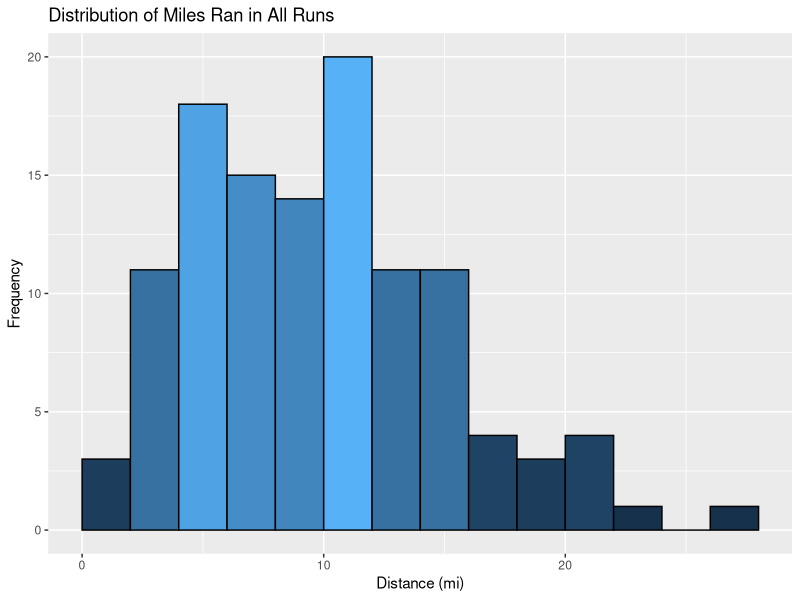
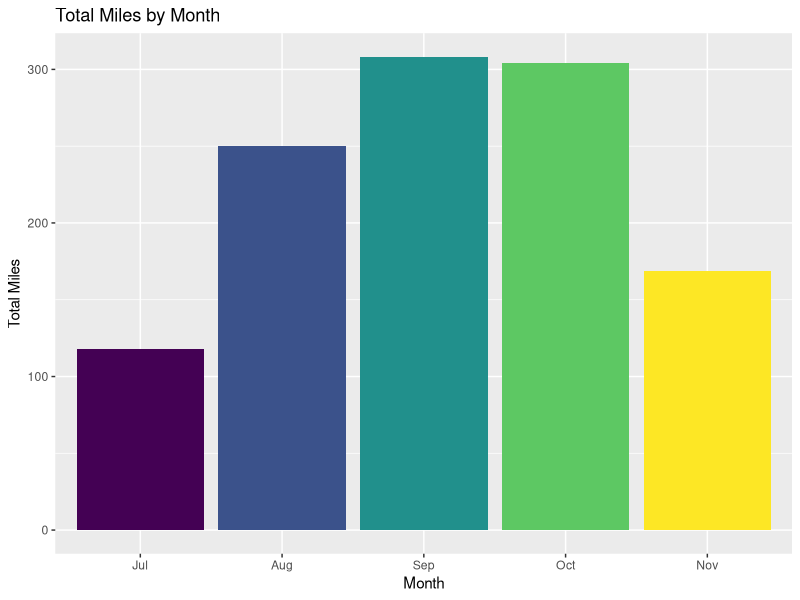
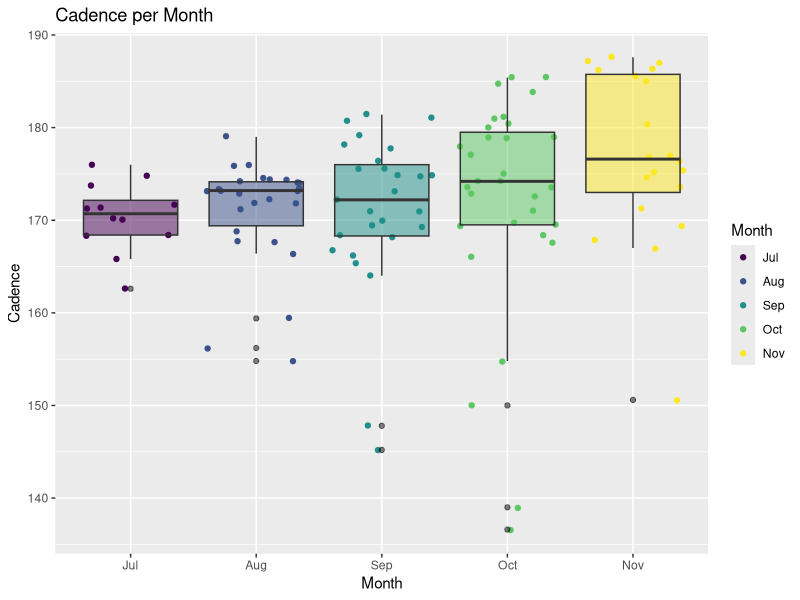
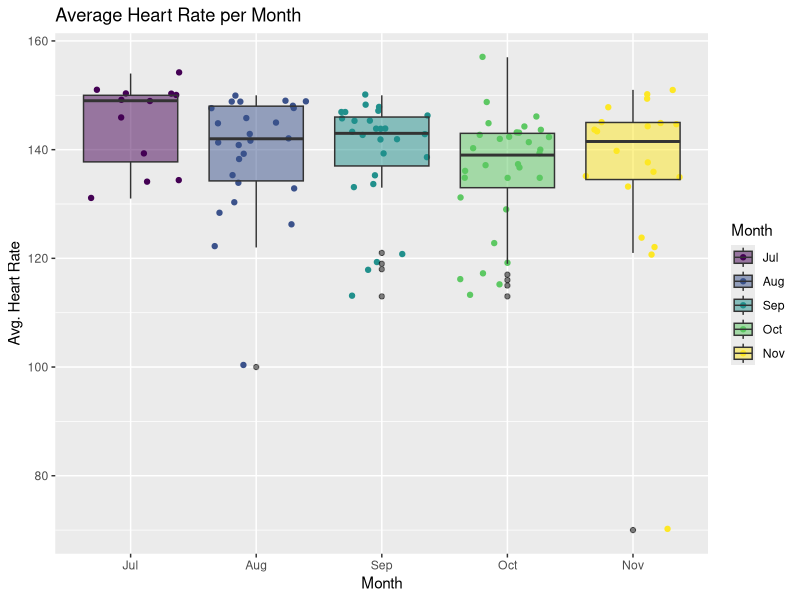
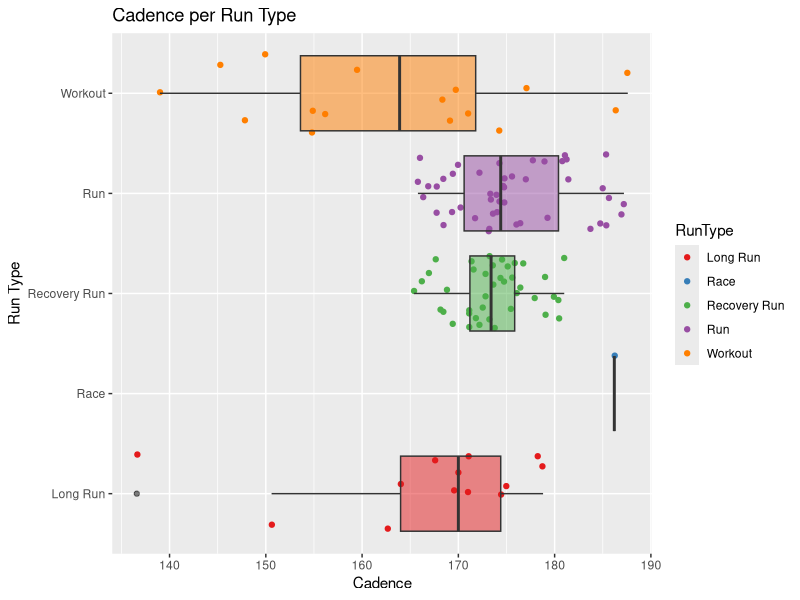
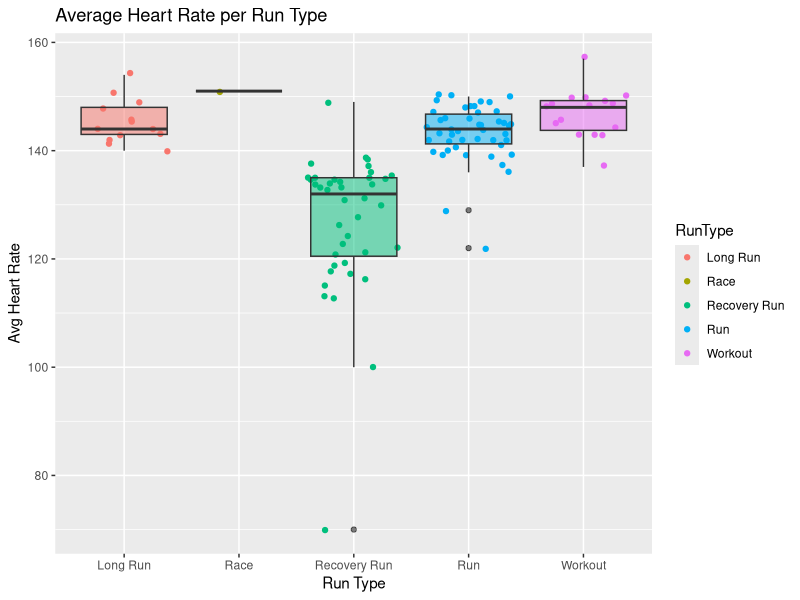
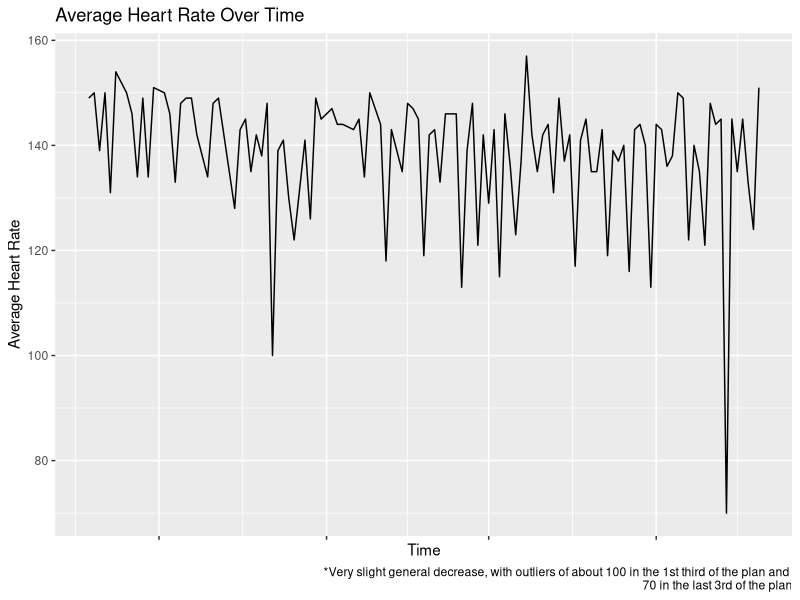
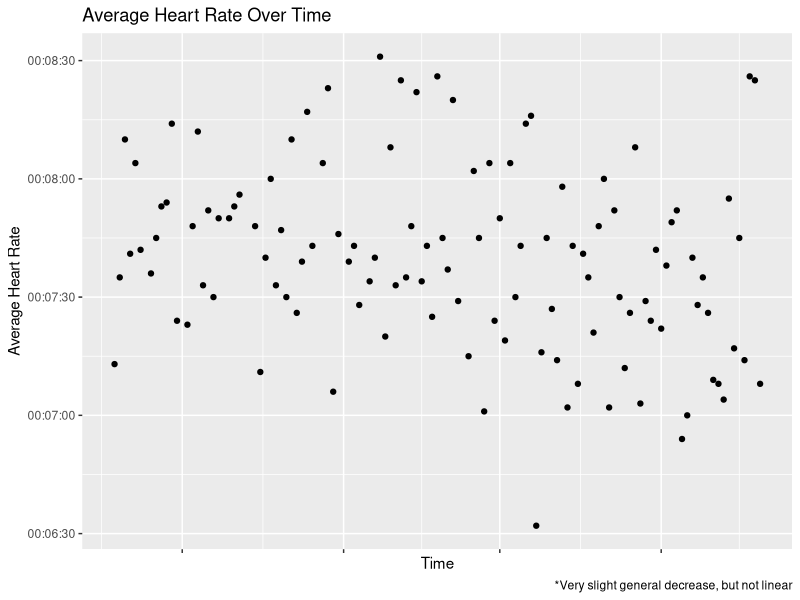

The R script that drew these images, in order:
## ---- chunk 1
runs <- read.csv("cleanedMarathonTrainingData.csv")
str(runs)
## ---- chunk 2
runs$X <- NULL
head(runs,2)
## ---- chunk 3
library(lubridate)

runs$Time <- as.POSIXct(runs$Time)#, format = '%H:%M:%S')
runs$Avg.Pace <- as.POSIXct(runs$Avg.Pace)#, format = '%H:%M:%S')
runs$Date <- as.POSIXct(runs$Date)
runs$StartTime <- hour(strptime(runs$StartTime, format = '%H:%M'))

str(runs)
## ---- chunk 4
runs$Month <- factor(runs$Month, ordered = TRUE, levels = c("Jul","Aug","Sep","Oct","Nov"))
## ---- chunk 5
library(ggplot2)
library(RColorBrewer)

#distance histogram
ggplot(data = runs, aes(x = Distance)) + 
  geom_histogram(binwidth = 2, aes(fill = ..count..), colour = "black", boundary = 2) + 
  xlab("Distance (mi)") + 
  ylab("Frequency") + 
  ggtitle("Distribution of Miles Ran in All Runs") + 
  guides(fill=FALSE)
  
## ---- chunk 6
#miles by month bars
ggplot(data = runs, aes(x = Month, y = Distance, fill = Month)) + 
  geom_bar(stat="identity") +
  xlab("Month") + 
  ylab("Total Miles") + 
  guides(fill=FALSE) +
  ggtitle("Total Miles by Month")

tapply(runs$Distance,runs$Month,sum)
## ---- chunk 7
runs[which.max(runs$Distance[runs$Date < "2016-11-20"]),]
## ---- chunk 8
#avg. cadence grouped by month
ggplot(data = runs, aes(Month, Cad)) + 
  geom_jitter(aes(colour = Month)) +
  geom_boxplot(aes(fill = Month), 
               outlier.colour = "black", alpha = 0.5) + #geom_jitter()
  xlab("Month") + 
  ylab("Cadence") + 
  guides(fill=FALSE) +
  ggtitle("Cadence per Month") 
## ---- chunk 9
#avg. HR grouped by month

ggplot(data = runs, aes(Month, Avg.HR)) + 
  geom_jitter(aes(colour = Month)) +
  geom_boxplot(aes(fill = Month), 
               outlier.colour = "black", alpha = 0.5) + #geom_jitter()
  xlab("Month") + 
  ylab("Avg. Heart Rate") + 
  ggtitle("Average Heart Rate per Month") 
## ---- chunk 10
#avg. cadence grouped by month
ggplot(data = runs, aes(RunType, Cad)) + 
  geom_jitter(aes(colour = RunType)) +
  geom_boxplot(aes(fill = RunType), 
               outlier.colour = "black", alpha = 0.5) +
  scale_colour_brewer(palette = "Set1") +
  scale_fill_brewer(palette = "Set1") +
  xlab("Run Type") + 
  ylab("Cadence") + 
  guides(fill=FALSE) +
  coord_flip() + 
  ggtitle("Cadence per Run Type") 
## ---- chunk 11
#avg. cadence grouped by month
ggplot(data = runs, aes(RunType, Avg.HR)) + 
  geom_jitter(aes(colour = RunType)) +
  geom_boxplot(aes(fill = RunType), 
               outlier.colour = "black", alpha = 0.5) +
  xlab("Run Type") + 
  ylab("Avg Heart Rate") + 
  guides(fill=FALSE) +
  ggtitle("Average Heart Rate per Run Type") 
## ---- chunk 12
runs[which.max(runs$Avg.HR),]
## ---- chunk 13
ggplot(data = runs, aes(x = Date, y = Avg.HR)) + 
  geom_line(aes(group=1)) +
  theme(axis.text.x = element_blank()) +
  xlab("Time") + 
  ylab("Average Heart Rate") + 
  ggtitle("Average Heart Rate Over Time") + 
  labs(caption="*Very slight general decrease, with outliers of about 100 in the 1st third of the plan and 
70 in the last 3rd of the plan")
## ---- chunk 14
ggplot(data = runs, aes(x = Date, y = Avg.Pace)) + 
  geom_point() + # by color? 
  #?stat_smooth() + 
  theme(axis.text.x = element_blank()) +
  xlab("Time") + 
  ylab("Average Heart Rate") + 
  ggtitle("Average Heart Rate Over Time") + 
  labs(caption="*Very slight general decrease, but not linear")
